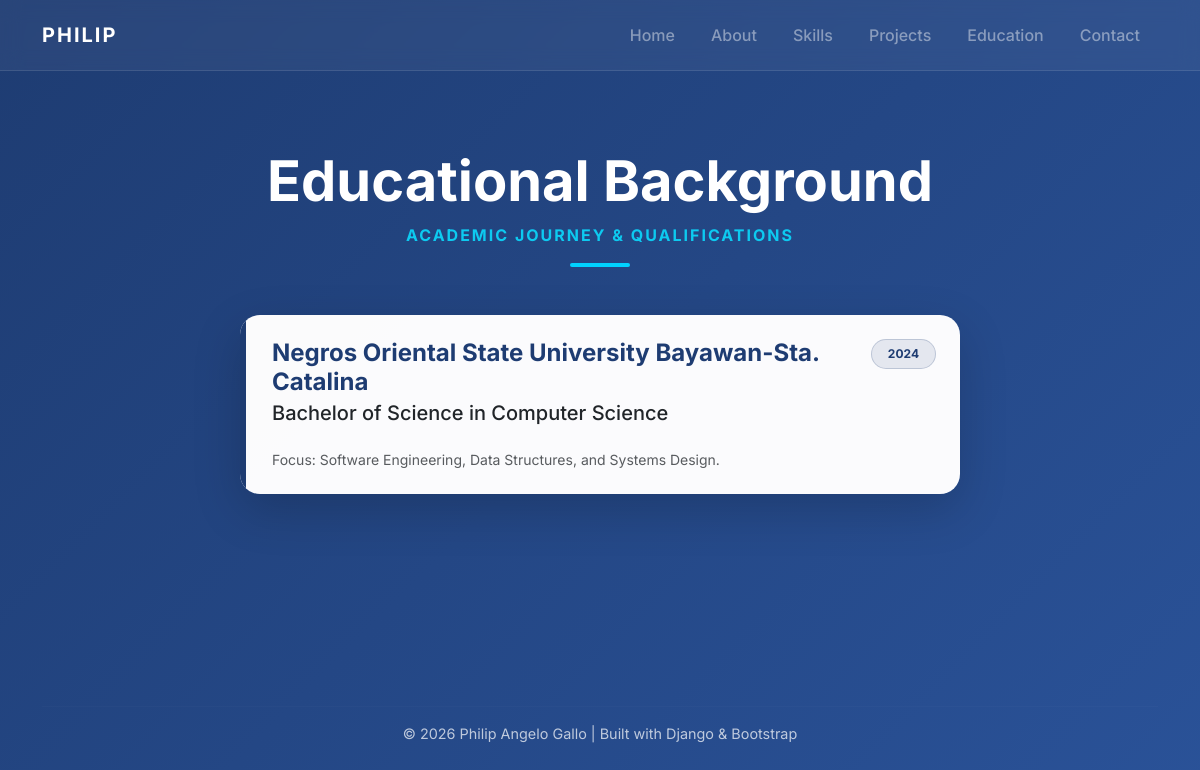
Page /education/ on the earlier database version.
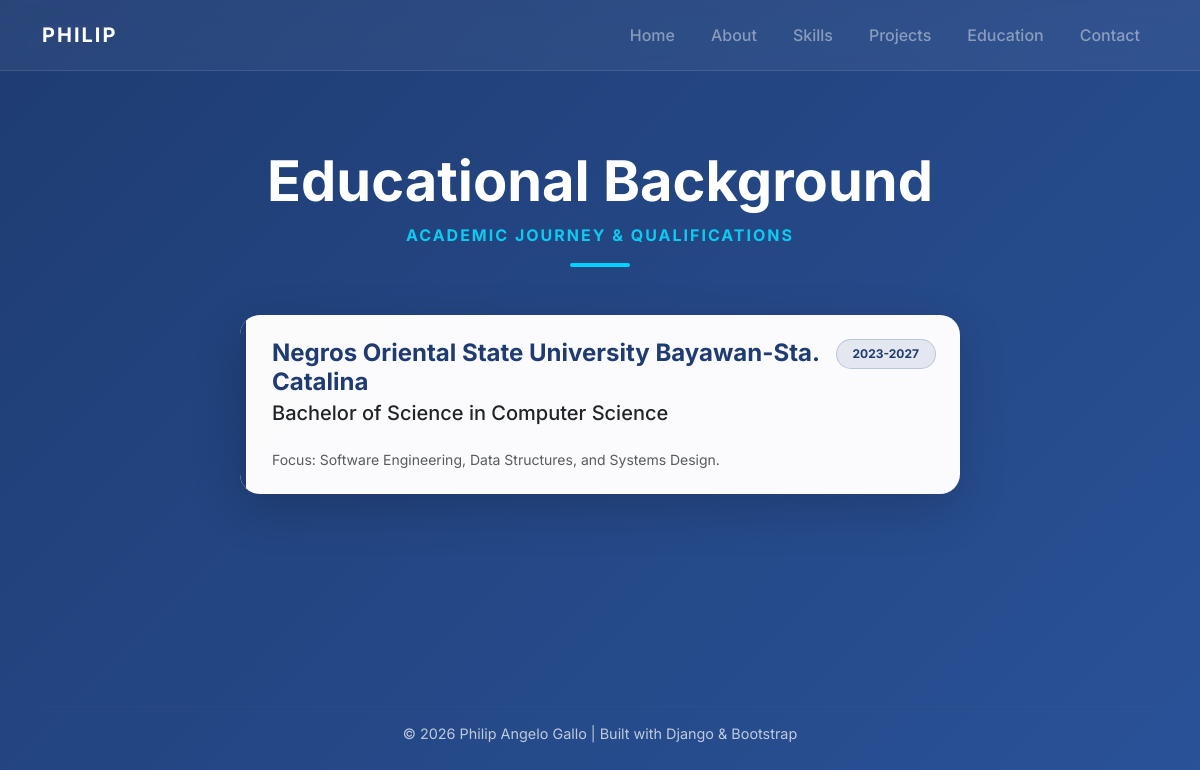
Same page on the later database version.
### portfolio/models.py (models this page shows, shortened)
class Education(models.Model):
    school = models.CharField(max_length=200)
    degree = models.CharField(max_length=200)
    year = models.CharField(max_length=50)

### portfolio/views.py (the view)
# urls.py: path('education/', views.education, name='education'),
def education(request):
    education = Education.objects.all()
    return render(request, 'portfolio/education.html', {'education': education})

### portfolio/templates/portfolio/education.html (shortened to what this page needs)
{% extends 'portfolio/base.html' %}
{% block content %}
<div class="container py-5">
    <div class="text-center mb-5">
        <h1 class="display-4 fw-bold text-white">Educational Background</h1>
        <p class="text-info fw-bold text-uppercase" style="letter-spacing: 2px;">Academic Journey & Qualifications</p>
        <div class="mx-auto" style="width: 60px; height: 4px; background: #00d2ff; border-radius: 2px;"></div>
    </div>
    <div class="row justify-content-center">
        <div class="col-lg-8">
            {% for edu in education %}
            <div class="card mb-4 border-0 shadow-lg position-relative overflow-hidden"
                 style="background: rgba(255, 255, 255, 0.98); border-radius: 20px; transition: 0.3s;">
                <div style="position: absolute; left: 0; top: 0; bottom: 0; width: 6px; background: #1e3c72;"></div>
                <div class="card-body p-4 ms-2">
                    <div class="d-md-flex justify-content-between align-items-start">
                        <div>
                            <h4 class="fw-bold mb-1" style="color: #1e3c72;">{{ edu.school }}</h4>
                            <h5 class="text-dark mb-2" style="font-weight: 500;">{{ edu.degree }}</h5>
                        </div>
                        <div class="text-md-end mt-2 mt-md-0">
                            <span class="badge rounded-pill px-3 py-2"
                                  style="background: rgba(30, 60, 114, 0.1); color: #1e3c72; border: 1px solid rgba(30, 60, 114, 0.2);">
                                {{ edu.year }}
                            </span>
                        </div>
                    </div>
                    {% if "NORSU" in edu.school or "University" in edu.school %}
                    <div class="mt-3">
                        <p class="text-muted mb-0 small">
                             Focus: Software Engineering, Data Structures, and Systems Design.
                        </p>
                    </div>
                    {% endif %}
                </div>
            </div>
            {% empty %}
            <div class="text-center text-white">
                <p>Education records are being updated.</p>
            </div>
            {% endfor %}
        </div>
    </div>
</div>
{% endblock %}

### portfolio/templates/portfolio/base.html (shortened to what this page needs)
<!DOCTYPE html>
<html lang="en">
<head>
    <link href="https://cdn.jsdelivr.net/npm/bootstrap@5.3.0/dist/css/bootstrap.min.css" rel="stylesheet">
</head>
<body>
<nav class="navbar navbar-expand-lg navbar-dark fixed-top">
    <div class="container">
        <a class="navbar-brand" href="/">PHILIP</a>
        <div class="collapse navbar-collapse" id="navbarNav">
            <ul class="navbar-nav ms-auto"> <li class="nav-item"><a class="nav-link" href="/">Home</a></li>
                <li class="nav-item"><a class="nav-link" href="/about/">About</a></li>
                <li class="nav-item"><a class="nav-link" href="/skills/">Skills</a></li>
                <li class="nav-item"><a class="nav-link" href="/projects/">Projects</a></li>
                <li class="nav-item"><a class="nav-link" href="/education/">Education</a></li>
                <li class="nav-item"><a class="nav-link" href="/contact/">Contact</a></li>
            </ul>
        </div>
    </div>
</nav>
<div class="container main-content">
    {% block content %}
    {% endblock %}
</div>
<footer class="footer text-center">
    <div class="container">
        <hr style="border-color: rgba(255,255,255,0.1)">
        <p>© 2026 Philip Angelo Gallo | Built with Django & Bootstrap</p>
    </div>
</footer>
</body>
</html>

### portfolio/templates/portfolio/base.html (style rules this page uses)
body { background: linear-gradient(135deg, #1e3c72 0%, #2a5298 100%); font-family: 'Inter', sans-serif; min-height: 100vh; color: white; }
.navbar { background: rgba(255, 255, 255, 0.05); backdrop-filter: blur(10px); -webkit-backdrop-filter: blur(10px); border-bottom: 1px solid rgba(255, 255, 255, 0.1); padding: 15px 0; sticky: top; }
.navbar-brand { font-weight: 700; letter-spacing: 2px; text-transform: uppercase; }
.nav-link { font-weight: 500; margin: 0 10px; transition: all 0.3s ease; opacity: 0.8; }
.main-content { padding-top: 100px; min-height: calc(100vh - 150px); }
.footer { padding: 40px 0; font-size: 0.9rem; opacity: 0.7; }

Differences in the rows shown:
changed Education "Negros Oriental State University Bayawan-Sta. Catalina": year "2024" → "2023-2027"
